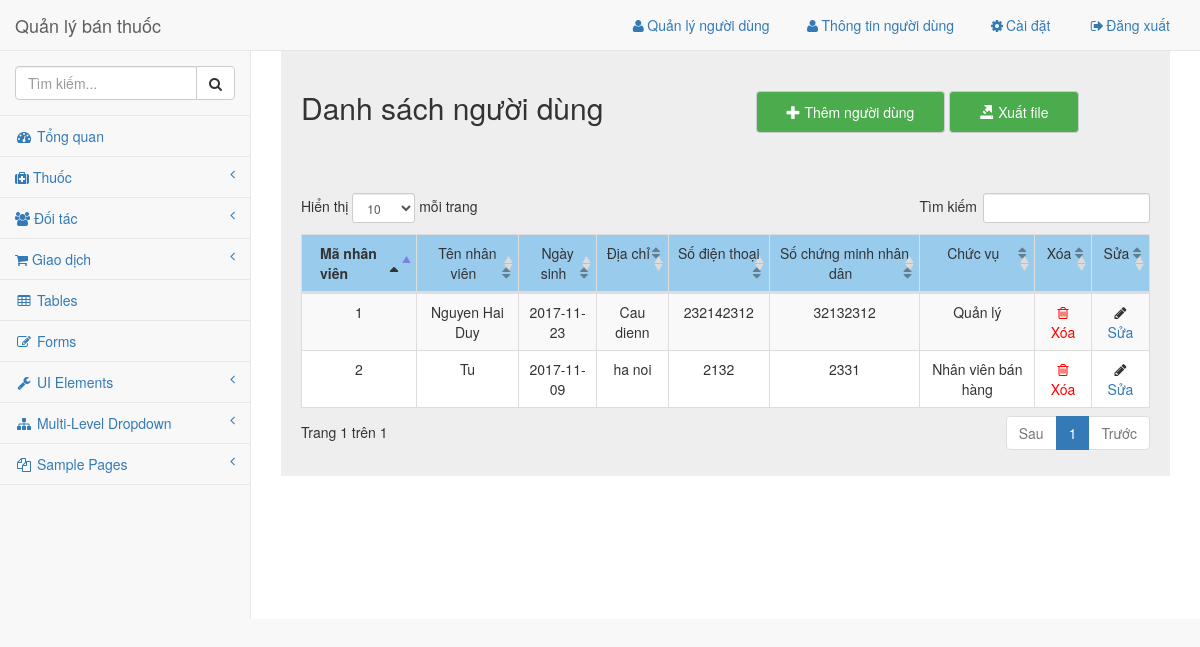
The app's page /admin/pages/nguoidung.php with its own data.
### tables this page shows
CREATE TABLE `nguoidung` (
  `id` int(11) NOT NULL,
  `ten_nv` varchar(128) NOT NULL,
  `ngay_sinh` date NOT NULL,
  `dia_chi` varchar(128) NOT NULL,
  `chuc_vu` int(11) NOT NULL,
  `sdt` varchar(15) NOT NULL,
  `cmnd` varchar(25) NOT NULL,
  `quyen` int(11) NOT NULL
);

### library/VSCPDO.php (called while the page is built, shortened)
<?php
$tenserver = "localhost";
$tentaikhoan = "root";
$matkhau = "";
$tencsdl = "thuoc";
 ?>
 <?php
class vsc_pdo {
	private $server;
	private $username;
	private $password;
	private $database;
	public $conn;
	function __construct($conn = null) {
		try {
			$this->conn = new PDO("mysql:host=$this->server;dbname=$this->database", $this->username, $this->password);
			$this->conn->exec("set names utf8");
			$this->conn->setAttribute(PDO::ATTR_DEFAULT_FETCH_MODE, PDO::FETCH_ASSOC);
		}
     catch (PDOException $e)
      {
			echo $e->getMessage();
			exit();
		}
	}
	function fetch_all($sql) {
		try {
			$stmt = $this->conn->prepare($sql);
			$stmt->execute();
			$rows = $stmt->fetchAll();
			return $rows;
		}
    catch (PDOException $e) {
			return false;
		}
	}
	function getConnection($conn=null) {
		$arr = explode(",", $conn);
			$this->server = @$arr[0];
			$this->username = @$arr[1];
			$this->password = @$arr[2];
			$this->database = @$arr[3];
	}
}
$exp = new vsc_pdo("$tenserver,$tentaikhoan,$matkhau,$tencsdl");
 ?>

### admin/pages/nguoidung.php (the view, shortened to what this page needs)
<!DOCTYPE html>
<html lang="en">
<head>
    <?php require('../common/head.php'); ?>
    <?php
      $nguoidung = $exp->fetch_all("select * from nguoidung");
     ?>
    <link rel="stylesheet" href="../dist/css/nguoidung.css">
    <link href="../../library/datatables-plugins/integration/bootstrap/3/dataTables.bootstrap.css" rel="stylesheet">
</head>
<body>
    <div id="wrapper">
        <?php require('../common/nav.php'); ?>
        <div id="page-wrapper">
          <div class="grey">
            <div class="row header">
              <div class="col-md-6">
                <h2 class='title'>Danh sách người dùng</h2>
              </div>
              <div class="col-md-6 right">
                <button class='btn btn-default' type="button" name="button" data-toggle="modal" data-target="#myModal"><i class='glyphicon glyphicon-plus'></i> Thêm người dùng</button>
                <button class='btn btn-default' type="button" name="button"><i class='	glyphicon glyphicon-export'></i> Xuất file</button>
              </div>
            </div>
            <div class="row">
              <div class="col-md-12" id="data">
                <table class="table table-striped table-bordered table-hover" id="dataTables-example">
                         <thead>
                             <tr align="center">
                                 <th>Mã nhân viên</th>
                                 <td>Tên nhân viên</td>
                                 <td>Ngày sinh</td>
                                 <td>Địa chỉ</td>
                                 <td>Số điện thoại</td>
                                 <td>Số chứng minh nhân dân</td>
                                 <td>Chức vụ</td>
                                 <td>Xóa</td>
                                 <td>Sửa</td>
                             </tr>
                         </thead>
                         <tbody id="data">
                           <?php foreach($nguoidung as $key => $value): ?>
                             <tr class="odd gradeX" align="center">
                                 <td><?php echo $value['id']; ?></td>
                                 <td><?php echo $value['ten_nv']; ?></td>
                                 <td><?php echo $value['ngay_sinh']; ?></td>
                                 <td><?php echo $value['dia_chi']; ?></td>
                                 <td><?php echo $value['sdt']; ?></td>
                                 <td><?php echo $value['cmnd']; ?></td>
                                 <td>
                                    <?php
                                     switch($value['quyen']) {
                                      case 1: echo "Quản lý";
                                              break;
                                      case 3: echo "Nhân viên bán hàng";
                                              break;
                                     }
                                    ?>
                                 </td>
                                 <td class="center"><i style='color:red;' class="fa fa-trash-o  fa-fw"></i><a href="../api/suanhanvien.php?id=<?php echo $value['id']; ?>" class='delete' onclick="return confirm('Bạn có chắc không?')"  style='color:red;' href="#"> Xóa</a></td>
                                 <td class="center">
                                   <i  class="fa fa-pencil fa-fw"></i>
                                   <a class='edit' data-toggle="modal" data-target="#suanguoidung"  href="#"
                                      data-id=<?php echo $value['id']; ?>
                                      data-ten_nv="<?php echo $value['ten_nv']; ?>"
                                      data-ngay_sinh=<?php echo $value['ngay_sinh']; ?>
                                      data-dia_chi="<?php echo $value['dia_chi']; ?>"
                                      data-sdt=<?php echo $value['sdt']; ?>
                                      data-cmnd=<?php echo $value['cmnd']; ?>
                                      data-quyen=<?php echo $value['quyen']; ?>
                                    >Sửa</a>
                                 </td>
                             </tr>
                          <?php endforeach; ?>
                         </tbody>
                     </table>
              </div>
            </div>
          </div>
        </div>
</body>
</html>

### records on screen
nguoidung: id "1", ten_nv "Nguyen Hai Duy", ngay_sinh "2017-11-23", dia_chi "Cau dienn", sdt "232142312", cmnd "32132312", quyen "Quản lý"
nguoidung: id "2", ten_nv "Tu", ngay_sinh "2017-11-09", dia_chi "ha noi", sdt "2132", cmnd "2331", quyen "Nhân viên bán hàng"
